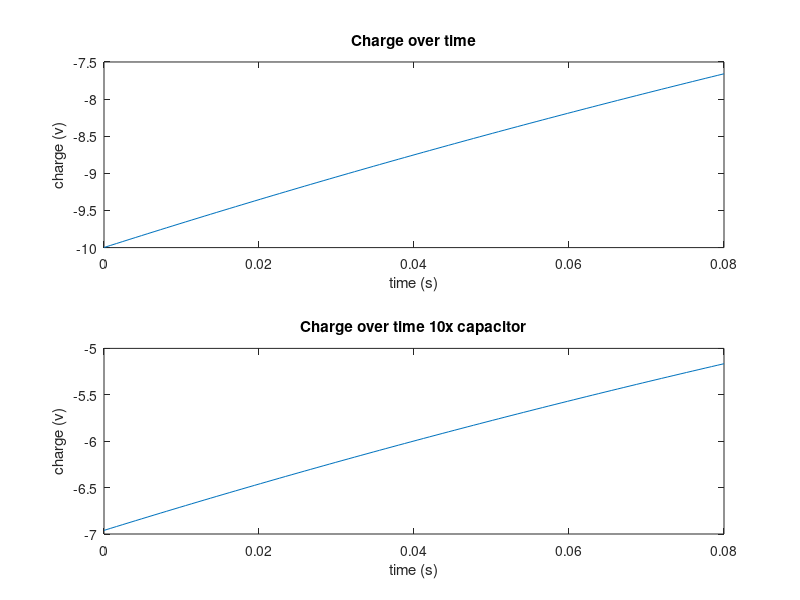

This figure's MATLAB source:
clc
close
clear
% Function parameters
q0=10;
R=60;
L=9;
C=0.00005;

% Use linspace to create an array of 100 points between 0 and 0.8
t = linspace(0,0.08,100);%create time vector, 100 points

% Calculate the values of q
%q = q0*exp(((-R).*t)/(2*L)).*cos(sqrt((1/(L*C))-(R/(2*L))^2.*t));
q=q0.*exp(-(R.*t)/(2*L)).*cos(sqrt((1/(L*C))-(R/(2*L))^2.*t));

% Plot
subplot(2,1,1)%create figure 1, use plot 1 (top)
plot(t,q)
title('Charge over time')%name
xlabel('time (s)')%x axis label
ylabel('charge (v)')%y axis label

% Make the capacitor 10x bigger
%q2 = q0*exp(((-R).*t)/(2*L)).*cos(sqrt((1/(L*C*10))-(R/(2*L))^2.*t));
q2=q0.*exp(-(R.*t)/(2*L)).*cos(sqrt((1/(L*C*10))-(R/(2*L))^2.*t));
% Plot again
subplot(2,1,2)%use figure 1, plot 2 (bottom)
plot(t,q2)
title('Charge over time 10x capacitor')%name
xlabel('time (s)')%x axis label
ylabel('charge (v)')%y axis label
